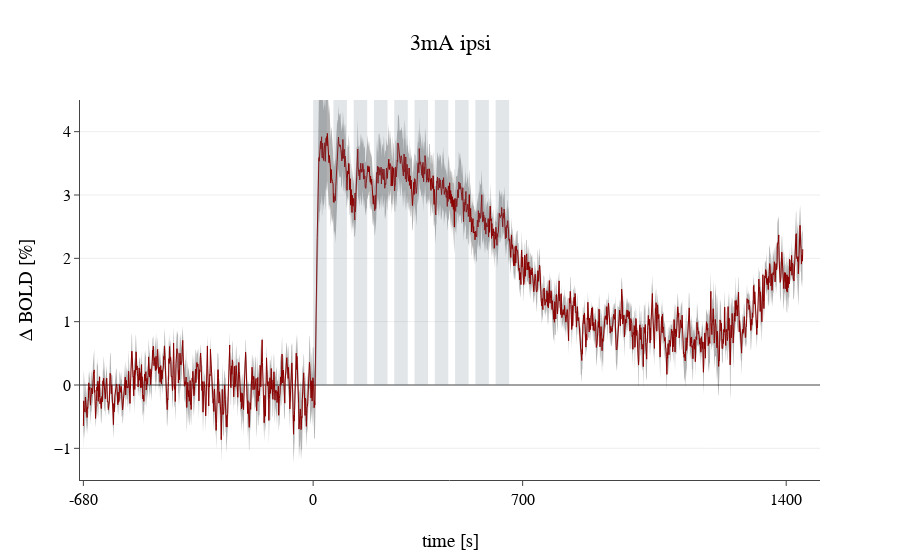

The notebook cell this image was saved under:
### Code cell
import plotly as py
import plotly.graph_objs as go
import numpy as np

%matplotlib qt

py.offline.init_notebook_mode(connected=True)

xticklabels=['-680','0','700','1400']
xticksteps=[0,680,600+700,680+700+700]


S1side='ipsi'

stimbars = list()
for i in range(onset,onset+nblocks*ISI,ISI):
    stimbars.append({
        'type': 'rect',
        'xref': 'x',
        'yref': 'y',
        'x0': i,
        'y0': 0,
        'x1': i+ONduration,
        'y1': forplotting['ipsi','upper'].max(),
        'fillcolor': 'slategray',
        'opacity': 0.2,
        'line': {
            'width': 0,
            },
        })   


layout1 = go.Layout(
    title= amplitude + ' ' + S1side,
    font=dict(
        family='Arial', size=16, color='black'),
    yaxis=dict(
        title=r'Δ BOLD [%]',
        showgrid=True,
        zeroline=True,
        showline=True,
        ticks='outside',
        showticklabels=True,
        range=[-1.5, 4.5]
    ),
    xaxis=dict(
        title='time [s]',
        showgrid=False,
        zeroline=False,
        showline=True,
        ticks='outside',
        showticklabels=True,
        tickvals=xticksteps,
        ticktext=xticklabels,
        range=[-10, 1500+680]
    ),
      shapes=stimbars
    )




xaxis=forplotting.index.values+onset
boundaxis=np.concatenate((xaxis,xaxis[::-1]))

def bounds(side,colorchoice='red'):
    y1=forplotting[side,'upper'].values
    y2=forplotting[side,'lower'].values[::-1]
    SEMbounds = go.Scatter(
    x=boundaxis,
    y=np.concatenate((y1,y2)),
    fill='tozerox',
    fillcolor='rgba('+colorchoice+',0.3)',
    line=dict(width=0, color='rgba('+colorchoice+',0)'),
    name= i + ' SEM bound',
    showlegend=False,
    )
    return SEMbounds


traceA = []
colorlist = ['darkred','red']    #  'DarkGoldenRod'
colorbands = ['0,0,0','204,102,0']
k=0
for i in [S1side]:
    traceA.append(bounds(i,colorbands[k]))
    k+=1
k=0
for i in [S1side]:
    traceA.append(go.Scatter(x=xaxis, y=forplotting[i,'mean'].values, mode = 'lines' ,line=dict(width=1.0, color=colorlist[k]),
                             showlegend=False))
    k+=1

fig = go.Figure(data=traceA, layout=layout1)
py.offline.iplot(fig,image='svg',filename= amplitude+ '_' + S1side)

### Figure 1 — Plotly figure (JSON) as saved in the notebook; plotly's stock layout.template omitted (floating-point values rounded to 4 significant figures; data arrays with more than 128 entries replaced by an {"elided": "..."} marker saying what was removed)
{"data": [{"fill": "tozerox", "fillcolor": "rgba(0,0,0,0.3)", "line": {"color": "rgba(0,0,0,0)", "width": 0}, "name": "ipsi SEM bound", "showlegend": false, "type": "scatter", "uid": "f610eacc-a5db-11e8-8930-5cea1d5dd586", "x": {"elided": "4260 int values"}, "y": {"elided": "4260 float values"}}, {"line": {"color": "darkred", "width": 1}, "mode": "lines", "showlegend": false, "type": "scatter", "uid": "f610eacd-a5db-11e8-a606-5cea1d5dd586", "x": {"elided": "2130 int values"}, "y": {"elided": "2130 float values"}}], "layout": {"font": {"color": "black", "family": "Arial", "size": 16}, "shapes": [{"fillcolor": "slategray", "line": {"width": 0}, "opacity": 0.2, "type": "rect", "x0": 680, "x1": 720, "xref": "x", "y0": 0, "y1": 4.805, "yref": "y"}, {"fillcolor": "slategray", "line": {"width": 0}, "opacity": 0.2, "type": "rect", "x0": 740, "x1": 780, "xref": "x", "y0": 0, "y1": 4.805, "yref": "y"}, {"fillcolor": "slategray", "line": {"width": 0}, "opacity": 0.2, "type": "rect", "x0": 800, "x1": 840, "xref": "x", "y0": 0, "y1": 4.805, "yref": "y"}, {"fillcolor": "slategray", "line": {"width": 0}, "opacity": 0.2, "type": "rect", "x0": 860, "x1": 900, "xref": "x", "y0": 0, "y1": 4.805, "yref": "y"}, {"fillcolor": "slategray", "line": {"width": 0}, "opacity": 0.2, "type": "rect", "x0": 920, "x1": 960, "xref": "x", "y0": 0, "y1": 4.805, "yref": "y"}, {"fillcolor": "slategray", "line": {"width": 0}, "opacity": 0.2, "type": "rect", "x0": 980, "x1": 1020, "xref": "x", "y0": 0, "y1": 4.805, "yref": "y"}, {"fillcolor": "slategray", "line": {"width": 0}, "opacity": 0.2, "type": "rect", "x0": 1040, "x1": 1080, "xref": "x", "y0": 0, "y1": 4.805, "yref": "y"}, {"fillcolor": "slategray", "line": {"width": 0}, "opacity": 0.2, "type": "rect", "x0": 1100, "x1": 1140, "xref": "x", "y0": 0, "y1": 4.805, "yref": "y"}, {"fillcolor": "slategray", "line": {"width": 0}, "opacity": 0.2, "type": "rect", "x0": 1160, "x1": 1200, "xref": "x", "y0": 0, "y1": 4.805, "yref": "y"}, {"fillcolor": "slategray", "line": {"width": 0}, "opacity": 0.2, "type": "rect", "x0": 1220, "x1": 1260, "xref": "x", "y0": 0, "y1": 4.805, "yref": "y"}], "title": "3mA ipsi", "xaxis": {"range": [-10, 2180], "showgrid": false, "showline": true, "showticklabels": true, "ticks": "outside", "ticktext": ["-680", "0", "700", "1400"], "tickvals": [0, 680, 1300, 2080], "title": "time [s]", "zeroline": false}, "yaxis": {"range": [-1.5, 4.5], "showgrid": true, "showline": true, "showticklabels": true, "ticks": "outside", "title": "Δ BOLD [%]", "zeroline": true}}}
